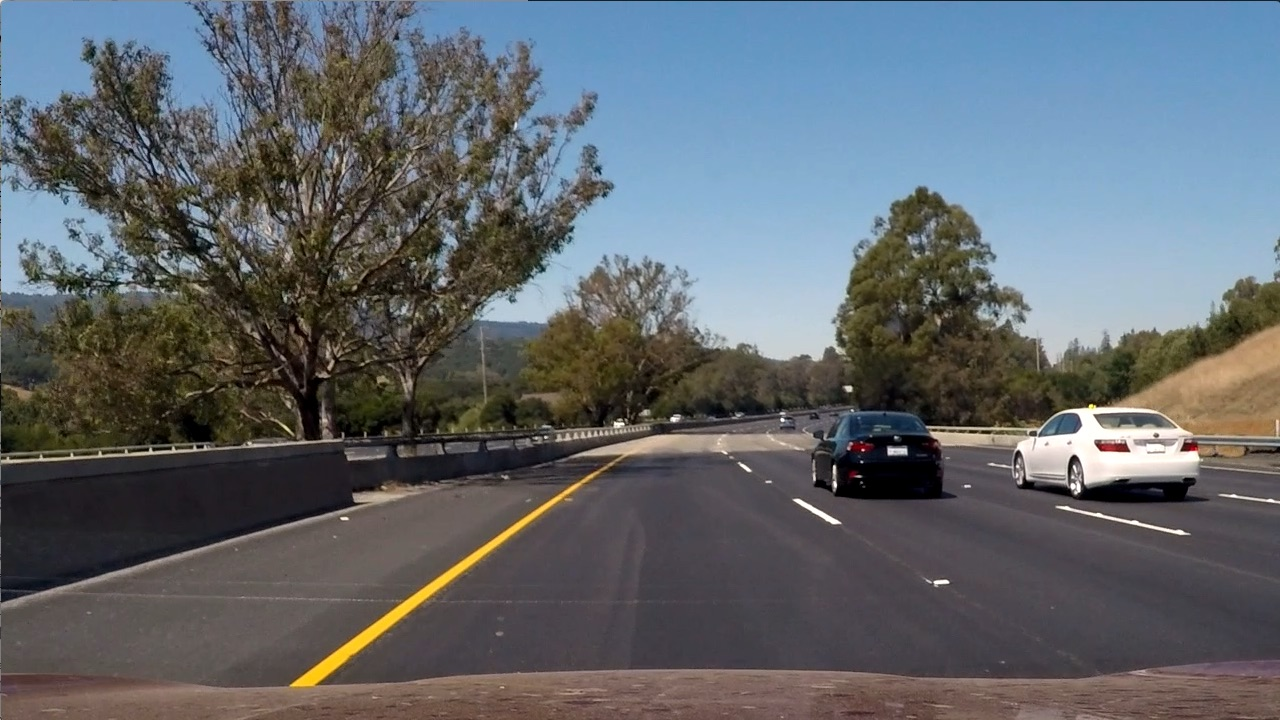
#> input picture Findlane/test6.jpg, 1280 x 720 px
$ python -i Project4_findLanes_main.py   (imports and definitions only)   (older library calls are emulated)
#> lines starting #> are read from the running program, lines starting #| are printed output that depends on the picture; after the words box and inside, x2 and y2 are one past the last pixel; in counts of white or black regions, pixels touching at a corner belong together
#!/usr/bin/env python

import cv2
import matplotlib.pyplot as plt
from glob import glob
import numpy as np
from moviepy.video.io.VideoFileClip import VideoFileClip
from line import *
from lane import *
from img_proc import *
# define color boundaries
boundaries = [
    ([17, 15, 100], [50, 56, 200]),
    ([86, 31, 4], [220, 88, 50]),
    ([25, 146, 190], [62, 174, 250]),
    ([103, 86, 65], [145, 133, 128])
]


# [22 lines left out: functions get_yellow, remove_outliers, not called in this run]

def birds_eye_transform(img):
    # from the center of the image
    print(img.shape)
    h,w = img.shape[:2]
    # [4 lines of commented-out code are left out]
    src_pts = np.array([[320, 0], [320, 720], [970, 720], [960, 0]], dtype='int32')
    # destination points for birds eye transformation
    #dst_pts = np.array([[585, 460], [203, 720], [1127, 720], [695, 460]], dtype='float32').reshape((-1, 1, 2))

    dst_pts = np.array([[577, 460], [240, 685], [1058, 685], [705, 460]], dtype='float32').reshape((-1, 1, 2))

    #poly_pts = np.int(src_pts)#.reshape((-1,1,2))
    img = cv2.polylines(img,[src_pts],True,(0,255,255), thickness=3)
    # [5 lines of commented-out code are left out]
    mtx_bv = cv2.getPerspectiveTransform(dst_pts, src_pts)
    bird_img = cv2.warpPerspective(img, mtx_bv, (w,h) )
   # bird_img = bird_img[::-1]
    return  bird_img


# [105 lines left out: functions rev_birds_eye_transform, get_hist_slice, get_lane_area, not called in this run]

def process_lane(img):
    img_th = th_image(img)
    b_img = birds_eye_transform(img_th)
    #plt.imshow(b_img)
    lane_pts = get_hist_slice(b_img)
    # [4 lines of commented-out code are left out]
    try:
        fit_l, v_l = np.polyfit(*remove_outliers(lane_pts['l'], lane_pts['ly']), deg=2,cov=True)
    except:
        fit_l = np.polyfit(*remove_outliers(lane_pts['l'], lane_pts['ly']), deg=2)

# The covariance matrix yields to exceptions in certain scenarios, then is not a reliable estimator
    try:
        fit_r, v_r = np.polyfit(*remove_outliers(lane_pts['r'], lane_pts['ry']), deg=2,cov=True)
    except:
        fit_r = np.polyfit(*remove_outliers(lane_pts['r'], lane_pts['ry']), deg=2)
    poly_line_l = np.poly1d(fit_l)
    poly_line_r = np.poly1d(fit_r)
    #plt.plot(poly_line_l(lane_pts['ly']), lane_pts['ly'], 'g^')
    #plt.plot(poly_line_r(lane_pts['ry']), lane_pts['ry'], 'r^')
    #   plt.show()
    shade_polygon = np.int32(get_lane_area(poly_line_l, poly_line_r))

    shade = np.zeros_like(img_th)
    shade = cv2.fillConvexPoly(shade,shade_polygon,1)
    warp = rev_birds_eye_transform(shade)
    warp_3 = np.dstack([220*warp,150*warp,20*warp])
    shaded_lane= cv2.addWeighted(img, 0.6, warp_3, 0.4,0)
    return shaded_lane


def th_image(img):
    img_g = np.uint8(cv2.cvtColor(img, cv2.COLOR_BGR2HLS))
#> img_g: shape (720, 1280, 3); mean of channels 0, 1, 2 82.4, 102.2, 57.5
    s_img = img_g[:,:,2]
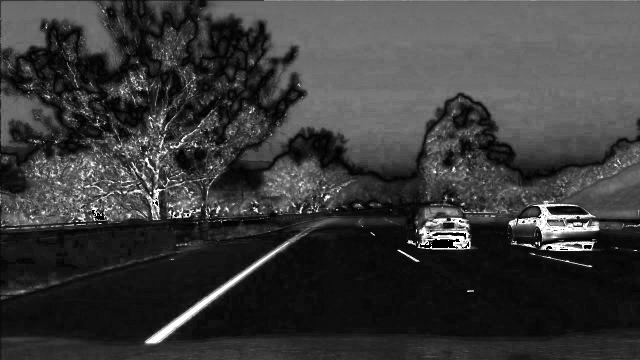
#> s_img: shape (720, 1280) (shown at 1/2 size); min 0, max 255, mean 57.5
    ret, th = cv2.threshold(s_img,150,255,cv2.THRESH_BINARY)
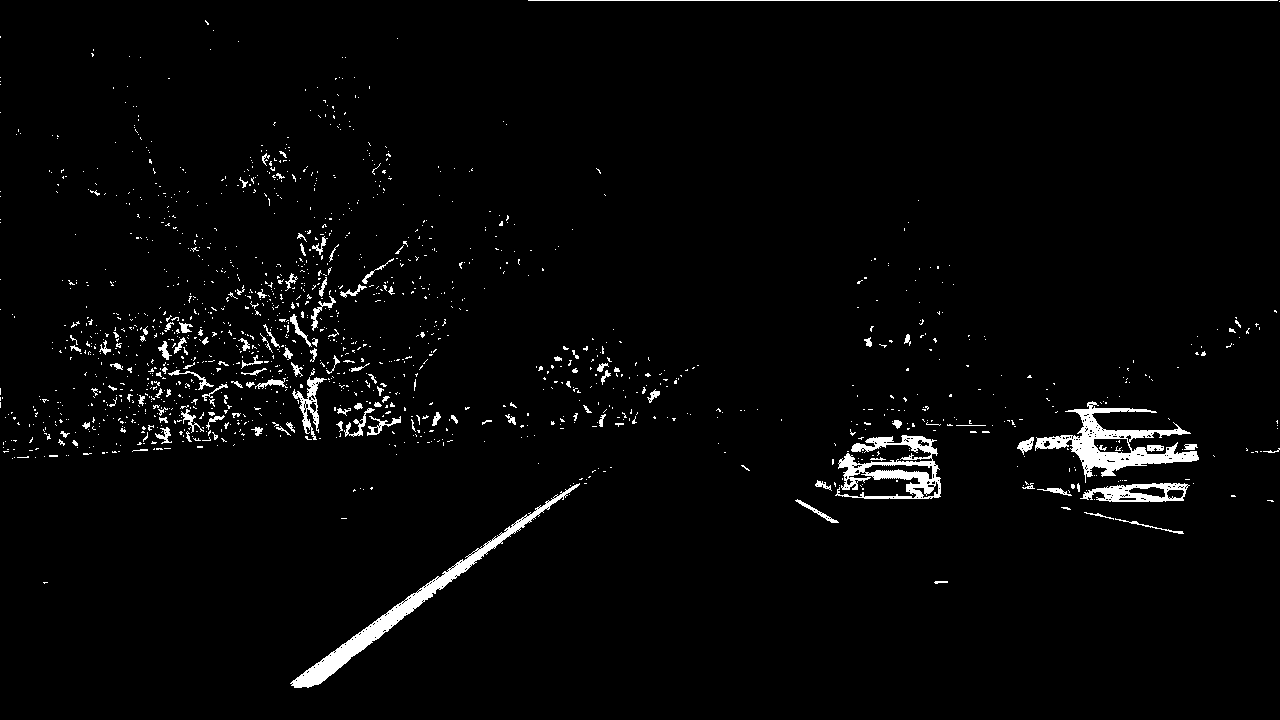
#> th: shape (720, 1280); 2.6% white; 1470 white regions (1340 under 20 px), largest, box (x1, y1, x2, y2) and area: (290, 483, 580, 688) 3920, (1035, 401, 1199, 483) 3795, (835, 435, 941, 499) 2818
    plt.imshow(th, cmap='gray')
    plt.show()
    #th_img = np.zeros_like(s_img)
    #th_img[(s_img > 50)] = 1
#    edge = cv2.Canny(s_img,250,200)
    #sbl_img = np.abs(cv2.Sobel(th_img, cv2.CV_64F, 0,1))
    return th

# [5 lines left out: function main, not called in this run]


# [25 lines not run here, left out]

        # [38 lines of commented-out code are left out]
"""
    img_th = th_image(img)
    _,b = birds_eye_transform(img_th)
    img_zero = np.zeros_like(b)
    shade = np.zeros_like(b)
    lane_pts = get_hist_slice(b)
    # [5 lines of commented-out code are left out]

    fit_l, v_l = np.polyfit(lane_pts['ly'], remove_outliers(lane_pts['l']), deg=2,cov=True)
    print("---v_l---")
    print(v_l)
    error_l = np.sum(np.abs(v_l[:][:][2]))

    fit_r, v_r = np.polyfit(lane_pts['ry'], remove_outliers(lane_pts['r']), deg=2,cov=True)
    print("---v_r----")
    print(v_r)
    error_r =np.sum(np.abs(v_r[:][:][2]))
    print("------------")
    poly_line_l = np.poly1d(fit_l)
    poly_line_r = np.poly1d(fit_r)
    print("error_r: " + str(error_r))
    print("error_l: " + str(error_l))
    line_lsp = np.linspace(0,720-1, 100)
    #line_l = fit_l[0]*fit_l[0]*fit_l[0]*line_lsp + fit_l[1]*fit_l[1]*line_lsp + fit_l[2]*line_lsp + lane_pts['l'][0]
    line_l = poly_line_l(line_lsp)
    line_r = poly_line_r(line_lsp)
    print("-----------------")
    print(fit_r)
    print(fit_l)
    #####

   # f, (ax1, ax2) = plt.subplots(1,2)
   # ax1.plot(lane_pts['ly'], lane_pts['l'])
    shade_polygon = np.int32(get_lane_area(poly_line_l, poly_line_r))
    shade = cv2.fillConvexPoly(shade,shade_polygon,1)
    warp = rev_birds_eye_transform(shade)
    warp_3 = np.dstack([120*warp,150*warp,20*warp])
    print("shape img" + str(img.shape))
    print("shape warp" + str(warp_3.shape))
    b = cv2.addWeighted(img, 0.6, warp_3, 0.4,0)
    plt.imshow(b)
# [5 lines of commented-out code are left out]
    plt.show()
"""

>>> import cv2
>>> picture = cv2.cvtColor(cv2.imread('Findlane/test6.jpg'), cv2.COLOR_BGR2RGB)
>>> result = process_lane(picture)
#| (720, 1280)
#> in birds_eye_transform, `img = cv2.polylines(img,[src_pts],True,(0,255,255), thickness=3)`:
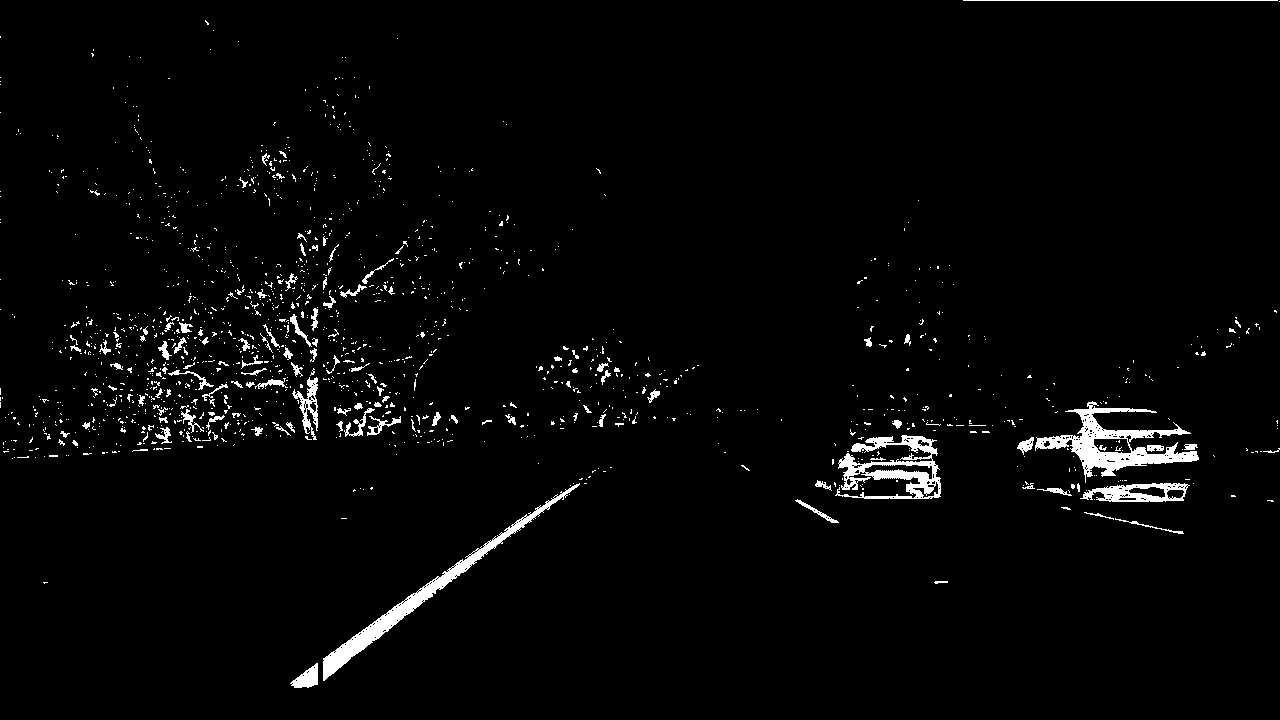
#> img: shape (720, 1280); 2.5% white; 1468 white regions (1336 under 20 px), largest, box (x1, y1, x2, y2) and area: (1035, 401, 1199, 483) 3795, (323, 483, 580, 681) 3416, (835, 435, 941, 499) 2818
#> (the run stopped early here; a loop or call above may not have finished)

$ run again, on Findlane/test_0044.jpg
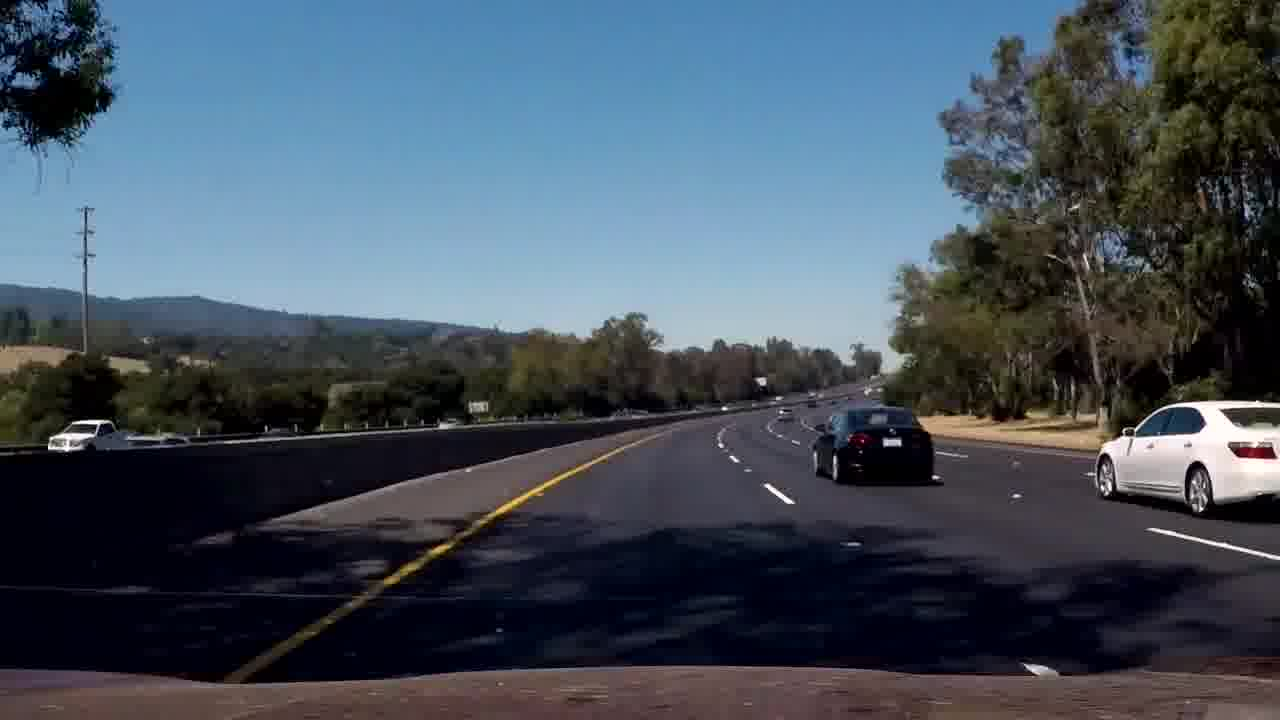
#> input picture Findlane/test_0044.jpg, 1280 x 720 px
#> img_g: shape (720, 1280, 3); mean of channels 0, 1, 2 63.1, 81.7, 97.8
#> in th_image, `ret, th = cv2.threshold(s_img,150,255,cv2.THRESH_BINARY)`:
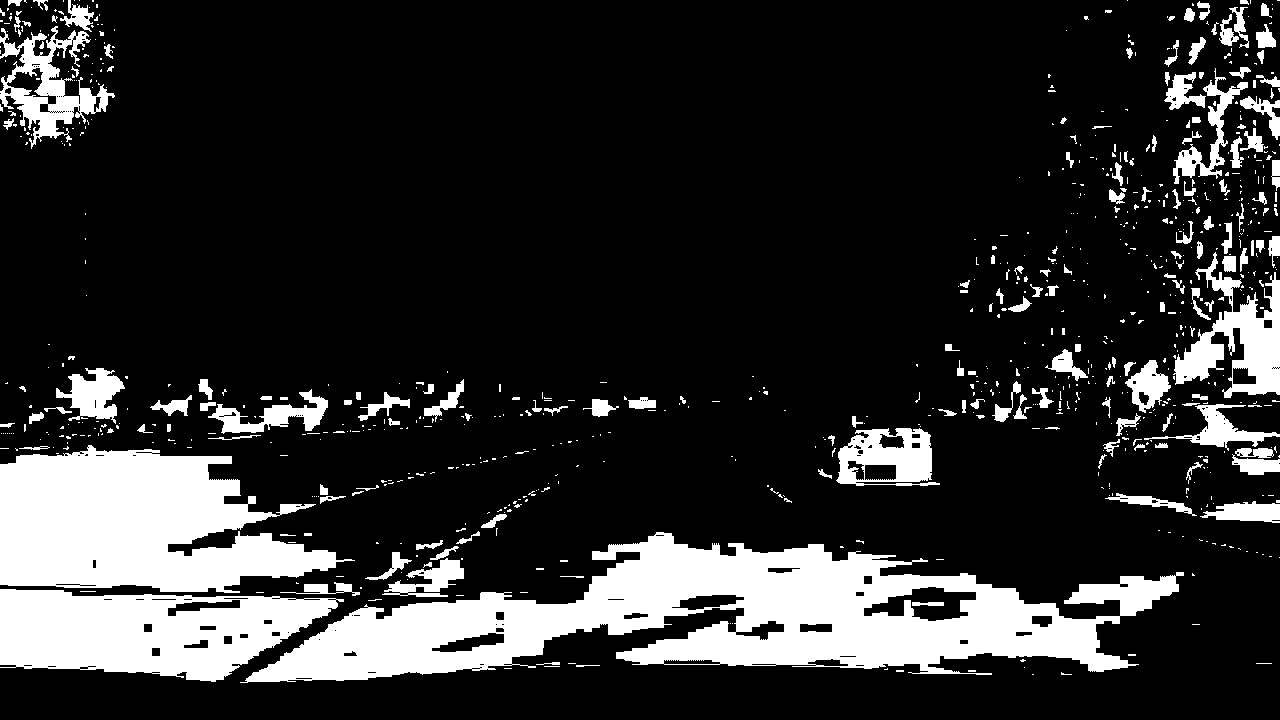
#> th: shape (720, 1280); 17.9% white; 828 white regions (641 under 20 px), largest, box (x1, y1, x2, y2) and area: (240, 532, 1184, 683) 62009, (0, 445, 355, 593) 34214, (0, 589, 344, 682) 21475
#| (720, 1280)
#> in birds_eye_transform, `img = cv2.polylines(img,[src_pts],True,(0,255,255), thickness=3)`:
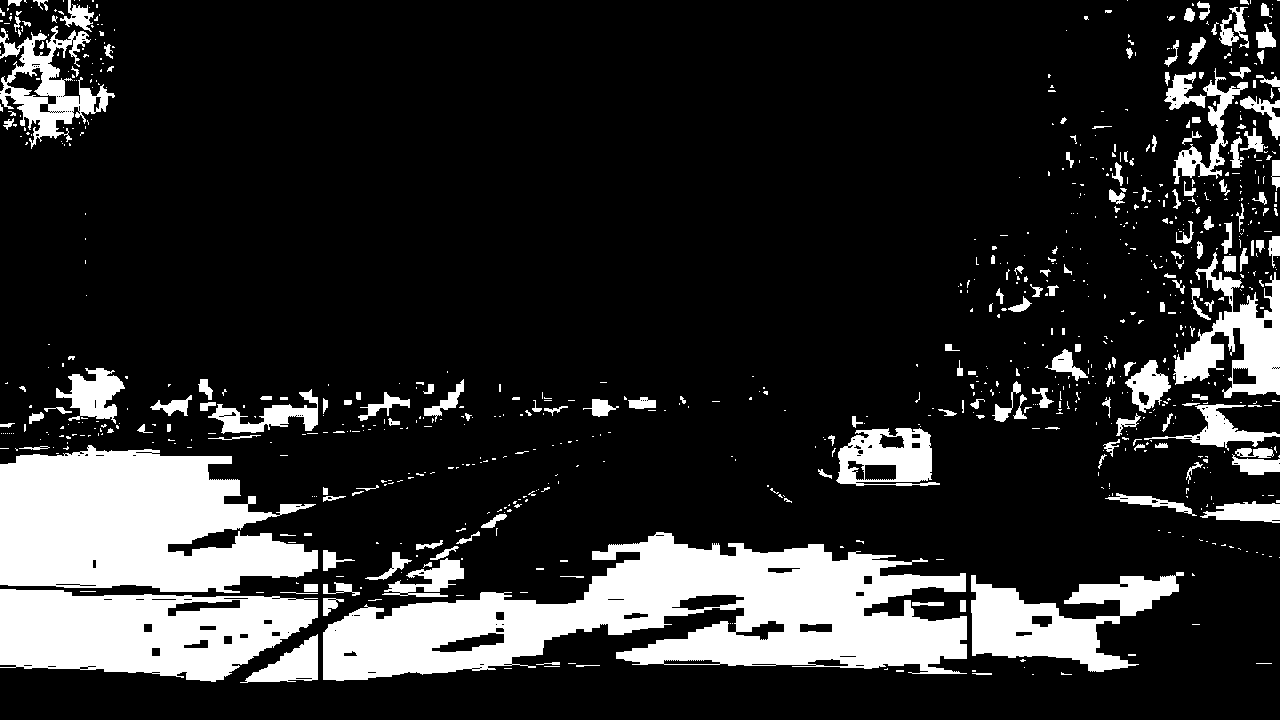
#> img: shape (720, 1280); 17.7% white; 838 white regions (644 under 20 px), largest, box (x1, y1, x2, y2) and area: (323, 532, 967, 681) 49559, (0, 445, 318, 593) 33845, (0, 589, 318, 682) 21175

$ run again, on Findlane/test_0045.jpg
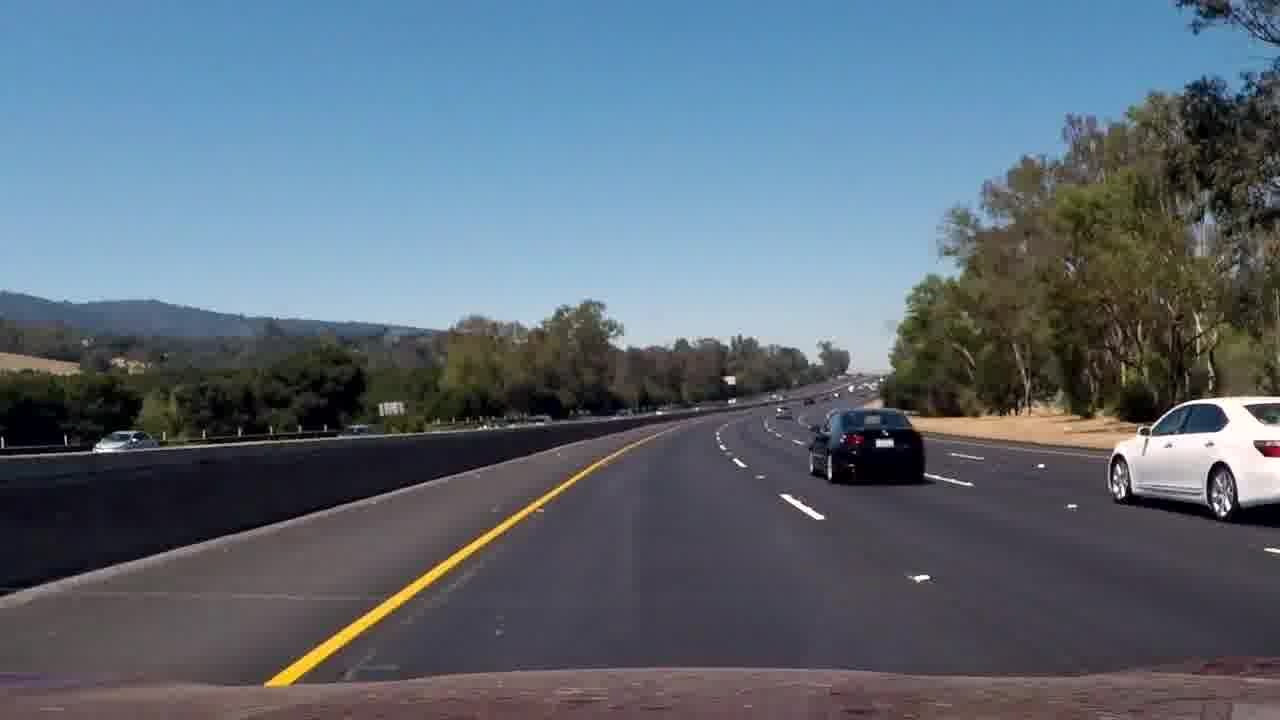
#> input picture Findlane/test_0045.jpg, 1280 x 720 px
#> img_g: shape (720, 1280, 3); mean of channels 0, 1, 2 79, 105.6, 65.9
#> in th_image, `s_img = img_g[:,:,2]`:
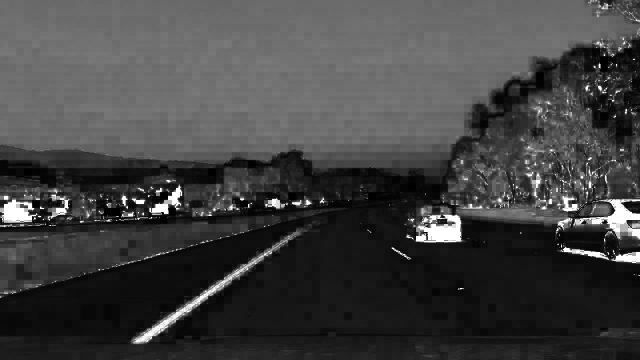
#> s_img: shape (720, 1280) (shown at 1/2 size); min 0, max 255, mean 65.9
#> in th_image, `ret, th = cv2.threshold(s_img,150,255,cv2.THRESH_BINARY)`:
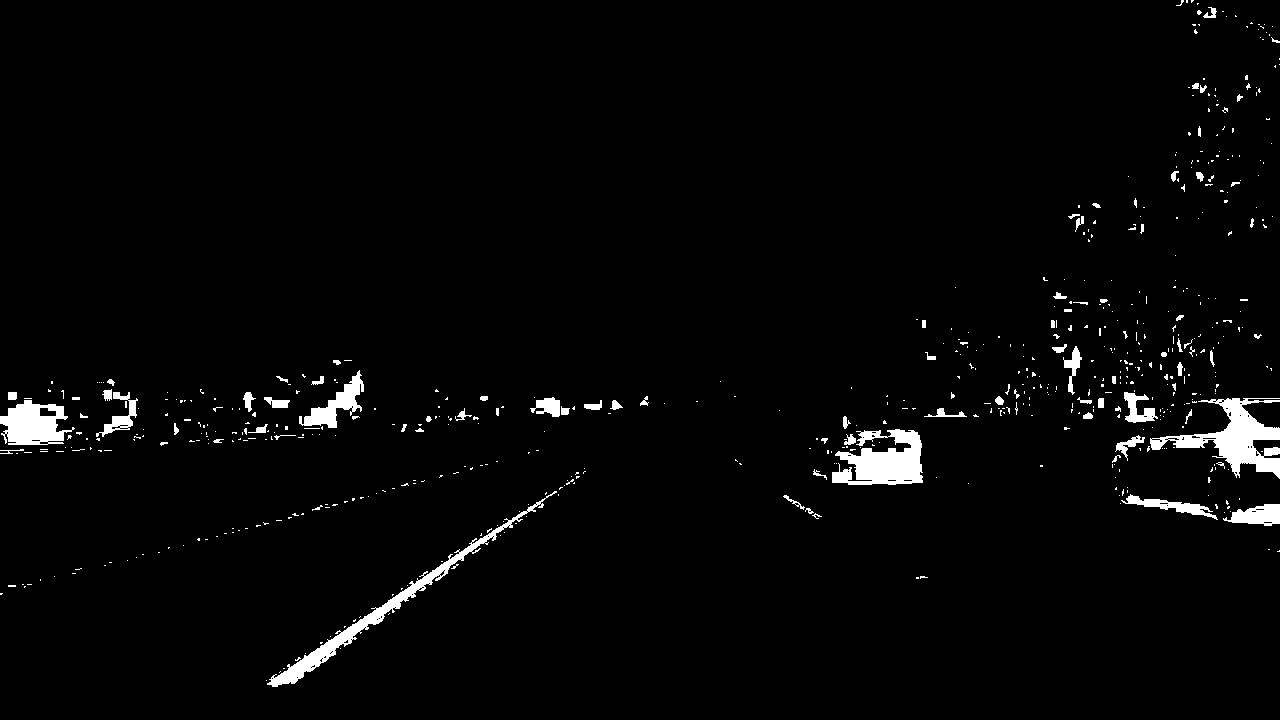
#> th: shape (720, 1280); 2.5% white; 611 white regions (521 under 20 px), largest, box (x1, y1, x2, y2) and area: (1150, 398, 1280, 479) 3733, (832, 429, 923, 485) 3263, (267, 491, 557, 687) 3180
#| (720, 1280)
#> img: shape (720, 1280); 2.5% white; 609 white regions (518 under 20 px), largest, box (x1, y1, x2, y2) and area: (1150, 398, 1280, 479) 3733, (832, 429, 923, 485) 3263, (323, 491, 557, 663) 2350
